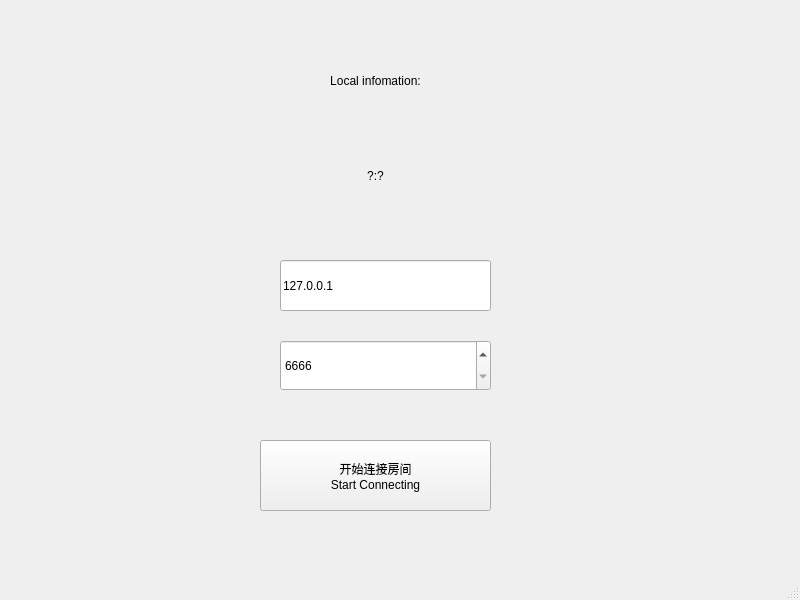
<?xml version="1.0" encoding="UTF-8"?>
<ui version="4.0">
 <class>ClientWindow</class>
 <widget class="QMainWindow" name="ClientWindow">
  <property name="geometry">
   <rect>
    <x>0</x>
    <y>0</y>
    <width>800</width>
    <height>600</height>
   </rect>
  </property>
  <property name="windowTitle">
   <string>MainWindow</string>
  </property>
  <widget class="QWidget" name="centralwidget">
   <widget class="QPushButton" name="pushButton">
    <property name="geometry">
     <rect>
      <x>260</x>
      <y>440</y>
      <width>231</width>
      <height>71</height>
     </rect>
    </property>
    <property name="text">
     <string>开始连接房间
Start Connecting</string>
    </property>
   </widget>
   <widget class="QLabel" name="infoLabel">
    <property name="geometry">
     <rect>
      <x>250</x>
      <y>110</y>
      <width>251</width>
      <height>131</height>
     </rect>
    </property>
    <property name="text">
     <string>?:?</string>
    </property>
    <property name="alignment">
     <set>Qt::AlignCenter</set>
    </property>
   </widget>
   <widget class="QLabel" name="label">
    <property name="geometry">
     <rect>
      <x>250</x>
      <y>50</y>
      <width>251</width>
      <height>61</height>
     </rect>
    </property>
    <property name="text">
     <string>Local infomation:</string>
    </property>
    <property name="alignment">
     <set>Qt::AlignCenter</set>
    </property>
   </widget>
   <widget class="QLineEdit" name="hostLineEdit">
    <property name="geometry">
     <rect>
      <x>280</x>
      <y>260</y>
      <width>211</width>
      <height>51</height>
     </rect>
    </property>
    <property name="text">
     <string>127.0.0.1</string>
    </property>
   </widget>
   <widget class="QSpinBox" name="portSpinBox">
    <property name="geometry">
     <rect>
      <x>280</x>
      <y>340</y>
      <width>211</width>
      <height>51</height>
     </rect>
    </property>
    <property name="minimum">
     <number>6666</number>
    </property>
    <property name="maximum">
     <number>49151</number>
    </property>
   </widget>
  </widget>
  <widget class="QMenuBar" name="menubar">
   <property name="geometry">
    <rect>
     <x>0</x>
     <y>0</y>
     <width>800</width>
     <height>22</height>
    </rect>
   </property>
  </widget>
  <widget class="QStatusBar" name="statusbar"/>
 </widget>
 <resources/>
 <connections/>
</ui>
